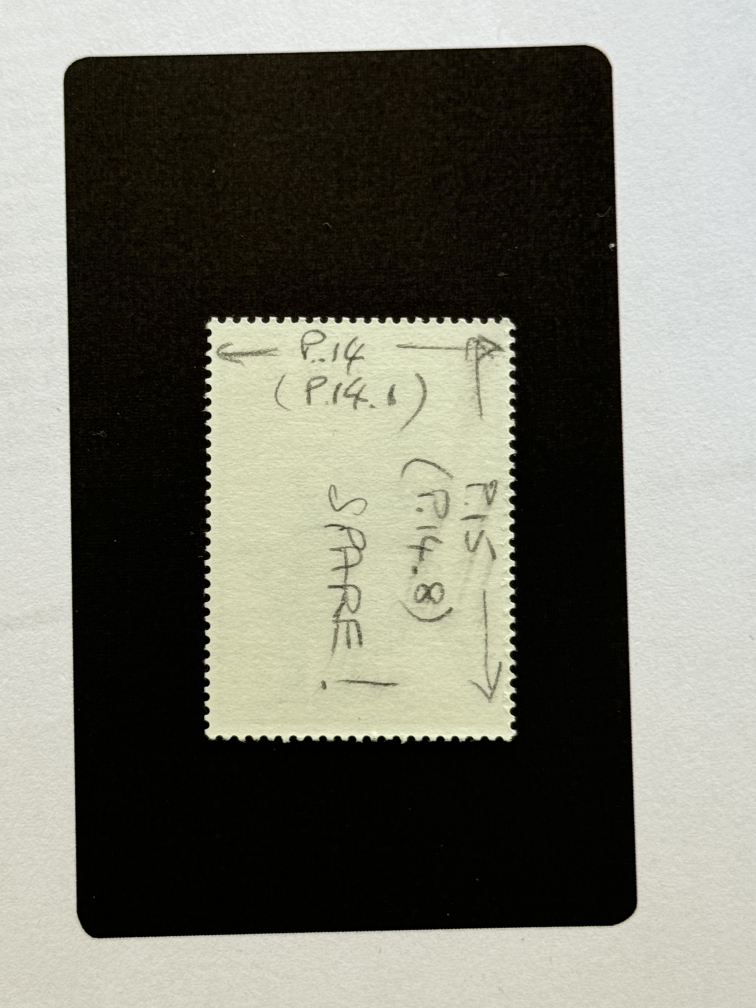
#> input picture input_pic/5553.jpeg, 3024 x 4032 px (shown at 1/4 size)
$ python detect1.py
#> lines starting #> are read from the running program, lines starting #| are printed output that depends on the picture; after the words box and inside, x2 and y2 are one past the last pixel; in counts of white or black regions, pixels touching at a corner belong together
import cv2
import numpy as np
import matplotlib.pyplot as plt
from collections import Counter


ideal_width = 53.98
ideal_height = 85.6
width = 1200
height = 968

def swap(a, b):
    return b, a
# [10 lines of commented-out code are left out]

def completeList(nums, tolerance=0.2):
    newPosList = []
    # Calculate the gaps between consecutive numbers
    gaps = [nums[i+1] - nums[i] for i in range(len(nums) - 1)]

    # Determine the average gap
    average_gap = sum(gaps) / len(gaps)

    # Define a threshold for what we consider similar gaps
    threshold = average_gap * tolerance

    # Identify irregular gaps
    irregular_indices = [i for i, gap in enumerate(gaps) if abs(gap - average_gap) > threshold]

    modified_list = nums.copy()

    # Handle each irregular gap
    for idx in irregular_indices[::-1]:  # reverse to handle indices correctly after modifications
        if gaps[idx] > average_gap + threshold:
            # Calculate how many numbers to add
            n = int(round(gaps[idx] / average_gap))
            for j in range(1, n):
                new_num = nums[idx] + j * average_gap
                modified_list.insert(idx + j, new_num)
                newPosList.append(new_num)
        # elif gaps[idx] < average_gap - threshold:
        #     # Remove the smaller gap number
        #     modified_list.pop(idx + 1)

    return modified_list, newPosList

def custom_round(a):
    # Calculate the remainder when divided by 0.25
    remainder = a % 0.25
    if remainder == 0:
        return a
    # Determine if we need to round up or down
    if remainder < 0.125:
        return a - remainder
    else:
        return a + (0.25 - remainder)

def findPerforationPerLength(perfor_list, pixel_per_1cm):
    cntList = []
    for i in np.arange(perfor_list[0], perfor_list[-1]+ 0.1 - pixel_per_1cm, 0.1):
        cnt = 0
        for j in perfor_list:
            if i<= j <= i+pixel_per_1cm:
                cnt += 1
        cntList.append(cnt)
    if len(cntList) > 2:
        greatest = max(cntList)
        cntList.remove(greatest)
        smallest = min(cntList)
        cntList.remove(smallest)

    average = sum(cntList)/len(cntList)
    return average


def getPerforationNum(input_image):
#> called with input_image = 'input_pic/5553.jpeg'
    if isinstance(input_image, str):
        image = cv2.imread(input_image)
#> image is the input picture: shape (4032, 3024, 3); mean B, G, R 106.7, 117.2, 117.5
    elif isinstance(input_image, np.ndarray):
        image = input_image

    # Step 2: Preprocess the image
    gray = cv2.cvtColor(image, cv2.COLOR_BGR2GRAY)
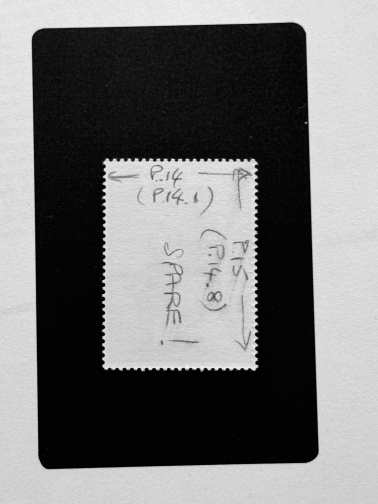
#> gray: shape (4032, 3024) (shown at 1/8 size); min 0, max 253, mean 116.2
    denoised_image = cv2.GaussianBlur(gray, (5,5), 0)
    # denoised_image = cv2.medianBlur(gray, 5)
    denoised_image = cv2.bilateralFilter(denoised_image, d=9, sigmaColor=75, sigmaSpace=75)  # Adjust parameters as needed
    # denoised_image = cv2.fastNlMeansDenoising(denoised_image, None, 100, 10, 21)
    _, binary_image = cv2.threshold(denoised_image, 70, 255, cv2.THRESH_BINARY_INV)
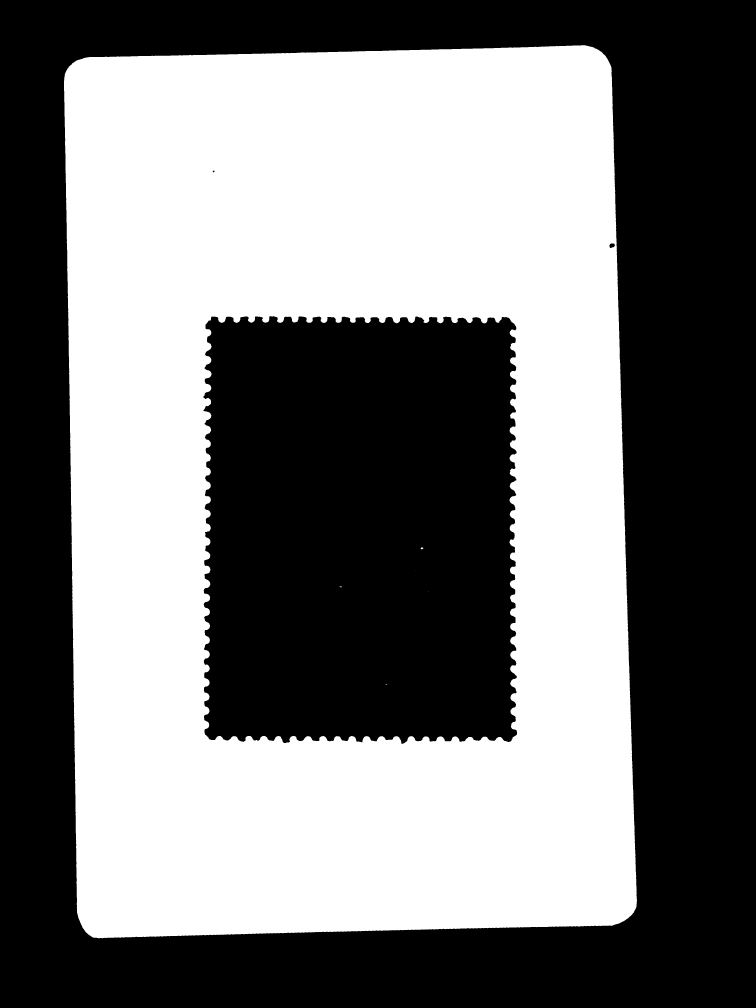
#> binary_image: shape (4032, 3024) (shown at 1/4 size); 47% white; 6 white regions (3 under 20 px), largest, box (x1, y1, x2, y2) and area: (256, 181, 2548, 3753) 5729142, (1683, 2190, 1694, 2197) 58, (1356, 2346, 1368, 2349) 25
    kernel = cv2.getStructuringElement(cv2.MORPH_RECT, (5, 5))
    # Apply opening (erosion followed by dilation)
    opened_image = cv2.morphologyEx(binary_image, cv2.MORPH_OPEN, kernel)
#> opened_image: shape (4032, 3024); 47% white; 2 white regions
    # Step 3: Detect the rotated rectangular area
    contours, _ = cv2.findContours(opened_image, cv2.RETR_LIST, cv2.CHAIN_APPROX_SIMPLE)
#> contours = 5 contours; box (x1, y1, x2, y2) and area: (256, 181, 2548, 3753) 7772248, (812, 1264, 2069, 2976) 2052658, (2437, 973, 2460, 993) 328, (850, 681, 859, 690) 46, (1684, 2190, 1692, 2197) 38

    contours = sorted(contours, key=cv2.contourArea, reverse=True)
    black_contour =contours[0]
#> black_contour = contour of 1511 points, box (x1, y1, x2, y2) (256, 181, 2548, 3753), area 7772248
    blackrect =cv2.minAreaRect(black_contour)
#> blackrect = ((1386.9, 1965.4), (2239.8, 3524), -1.4)
    blackbox = cv2.boxPoints(blackrect)
#> blackbox = [[310.3, 3754.1], [224.3, 231.2], [2463.5, 176.6], [2549.5, 3699.5]]
    blackbox = np.intp(blackbox)
#> blackbox = [[310, 3754], [224, 231], [2463, 176], [2549, 3699]]
    stamp_contour = contours[1]
#> stamp_contour = contour of 3663 points, box (x1, y1, x2, y2) (812, 1264, 2069, 2976), area 2052658
    stamp_rect = cv2.minAreaRect(stamp_contour)
#> stamp_rect = ((1439.9, 2119.4), (1254.9, 1711.5), -0.0512)
    box = cv2.boxPoints(stamp_rect)
#> box = [[813.2, 2975.7], [811.7, 1264.2], [2066.5, 1263.1], [2068, 2974.6]]
    stamp_box = np.intp(box)
#> stamp_box = [[813, 2975], [811, 1264], [2066, 1263], [2068, 2974]]

    # Step 4: Correct the orientation of the stamp
    black_width = int(blackrect[1][0])
#> black_width = 2239
    black_height = int(blackrect[1][1])
#> black_height = 3523
    if black_width > black_height:
        black_width, black_height = swap(black_width, black_height)
    stamp_width = int(stamp_rect[1][0])
#> stamp_width = 1254
    stamp_height = int(stamp_rect[1][1])
#> stamp_height = 1711
    src_pts = box.astype("float32")
#> src_pts has the same summary as box
    dst_pts = np.array([[0, stamp_height-1],
                        [0, 0],
                        [stamp_width-1, 0],
                        [stamp_width-1, stamp_height-1]], dtype="float32")
#> dst_pts = [[0, 1710], [0, 0], [1253, 0], [1253, 1710]]
    M = cv2.getPerspectiveTransform(src_pts, dst_pts)
#> M = [[0.999, -0.000893, -809.3], [0.000894, 0.999, -1263.9], [-5.68e-11, 1.02e-13, 1]]
    gray_warped = cv2.warpPerspective(opened_image, M, (stamp_width,stamp_height))
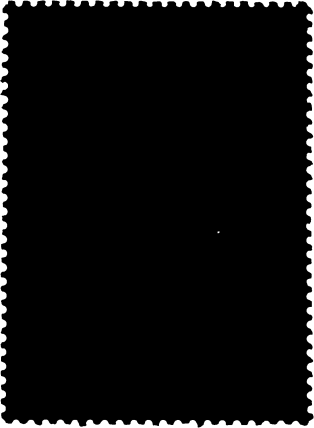
#> gray_warped: shape (1711, 1254) (shown at 1/4 size); min 0, max 255, mean 12.1
    if stamp_width > stamp_height:
        gray_warped = cv2.rotate(gray_warped, cv2.ROTATE_90_CLOCKWISE)
        stamp_width, stamp_height = swap(stamp_width, stamp_height)
    # print(black_height, black_width, stamp_height, stamp_width)

    stamp_img = cv2.resize(gray_warped, (stamp_width, stamp_height))
    # warped = cv2.resize(warped, (1200, 968))
    # Step 5: Detect Perforations
    edges = cv2.Canny(stamp_img, 100, 200)
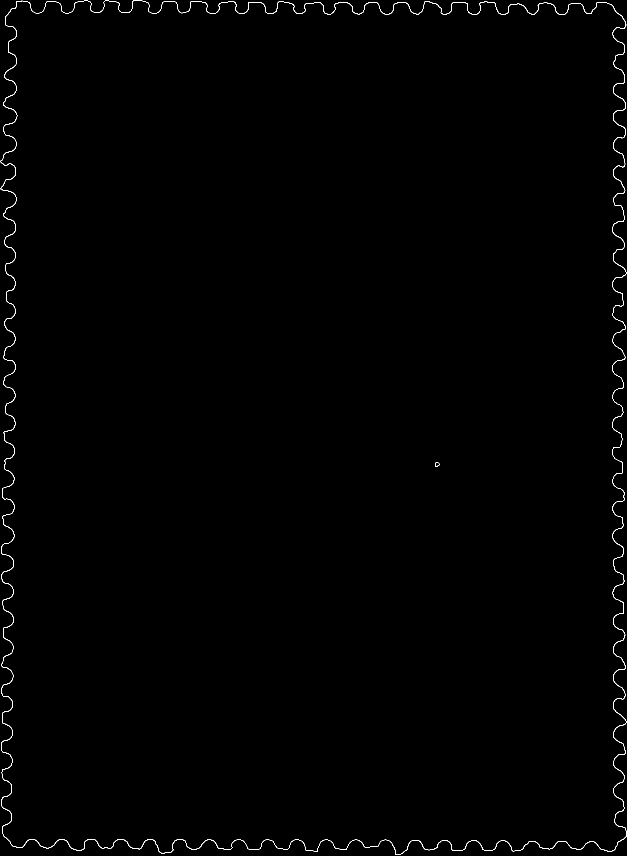
#> edges: shape (1711, 1254) (shown at 1/2 size); 0.46% white in thin lines or dots

    min_radius = 8
    max_radius = 22
    # Use HoughCircles to detect perforations
    circles = cv2.HoughCircles(edges, cv2.HOUGH_GRADIENT, dp=1.3, minDist=min_radius*2,
                            param1=200, param2=0.3, minRadius=min_radius, maxRadius=max_radius)
#> circles = 685 rows, first 8: [12.35, 398.4, 18.27], [887.2, 1694.5, 14.76], [104.6, 17.55, 16.45], [830, 1694.5, 16.06], [4.55, 1521.6, 18.27], [1242.1, 1411.1, 17.49], [593.4, 1694.5, 16.84], [11.05, 1408.5, 15.02]

    radius_cnt = 0
    radius_sum = 0
    if circles is not None:
        rad_circles = np.round(circles[0, :]).astype("int")
#> rad_circles = 685 rows, first 8: [12, 398, 18], [887, 1695, 15], [105, 18, 16], [830, 1695, 16], [5, 1522, 18], [1242, 1411, 17], [593, 1695, 17], [11, 1409, 15]
        for (x, y, r) in rad_circles:
            if x < max_radius*2.5 or x > width - max_radius*2.5 or y > height - max_radius*2.5 or y< max_radius*2.5:
                radius_sum += r
                radius_cnt += 1
#> this loop made 685 passes
#> (x, y, r, radius_sum) on passes 1 to 8: (12, 398, 18, 18), (887, 1695, 15, 33), (105, 18, 16, 49), (830, 1695, 16, 65), (5, 1522, 18, 83), (1242, 1411, 17, 100), (593, 1695, 17, 117), (11, 1409, 15, 132)
#> after the loop, radius_cnt = 684; radius_sum = 11349

        if radius_cnt == 0:
            return 0,0,0,0
        else:
            radius = int(radius_sum / radius_cnt + 1)
#> radius = 17
    else:
        return 0,0,0,0

    circles = cv2.HoughCircles(edges, cv2.HOUGH_GRADIENT, dp=1.3, minDist=int(radius*1.9),
                            param1=200, param2=0.3, minRadius=int(radius*0.3), maxRadius=int(radius*1.5))
#> circles = 289 rows, first 8: [8.45, 1351.3, 16.05], [104.6, 17.55, 16.44], [12.35, 845.6, 16.31], [830, 1694.5, 16.05], [1.95, 1633.4, 19.3], [4.55, 1521.6, 18.26], [1242.1, 1411.1, 17.48], [858.6, 1678.9, 19.43]

    top_cnt = 0
    left_cnt = 0
    right_cnt = 0
    bottom_cnt = 0
    top_x_list = []
    bottom_x_list = []
    left_y_list = []
    right_y_list = []
    if circles is not None:
        circles = np.round(circles[0, :]).astype("int")
#> circles = 289 rows, first 8: [8, 1351, 16], [105, 18, 16], [12, 846, 16], [830, 1695, 16], [2, 1633, 19], [5, 1522, 18], [1242, 1411, 17], [859, 1679, 19]
        for (x, y, r) in circles:

            if not (x >= 0 and x < stamp_width and y >=0 and y < stamp_height):
                continue
            if gray_warped[y, x] <= 70:
                continue

            if y < radius*2.5:
                flag = False
                for x1 in top_x_list:
                    if abs(x1 - x) < radius*2:
                        flag = True
                        break
                if flag:
                    continue
                if x > radius*2.7 and x < stamp_width - radius*2.7:
                    top_x_list.append(x)
                    cv2.circle(stamp_img, (x, y), r, (0, 255, 0), 2)

            if x < radius*2.5:
                flag = False
                for y1 in left_y_list:
                    if abs(y1 - y) < radius*1.9:
                        flag = True
                        break
                if flag:
                    continue
                if y > radius*2.7 and y < stamp_height - radius*2.7:
                    left_y_list.append(y)
                    cv2.circle(stamp_img, (x, y), r, (0, 255, 0), 2)

            if y > stamp_height - radius*2.5:
                flag = False
                for x1 in bottom_x_list:
                    if abs(x1 - x) < radius*2:
                        flag = True
                        break
                if flag:
                    continue
                if x > radius*2.7 and x < stamp_width - radius*2.7:
                    bottom_x_list.append(x)
                    cv2.circle(stamp_img, (x, y), r, (0, 255, 0), 2)

            if x > stamp_width - radius*2.5:
                flag = False
                for y1 in right_y_list:
                    if abs(y1 - y) < radius*2:
                        flag = True
                        break
                if flag:
                    continue
                if y > radius*2.7 and y < stamp_height - radius*2.7:
                    right_y_list.append(y)
                    cv2.circle(stamp_img, (x, y), r, (0, 255, 0), 2)
#> this loop made 289 passes
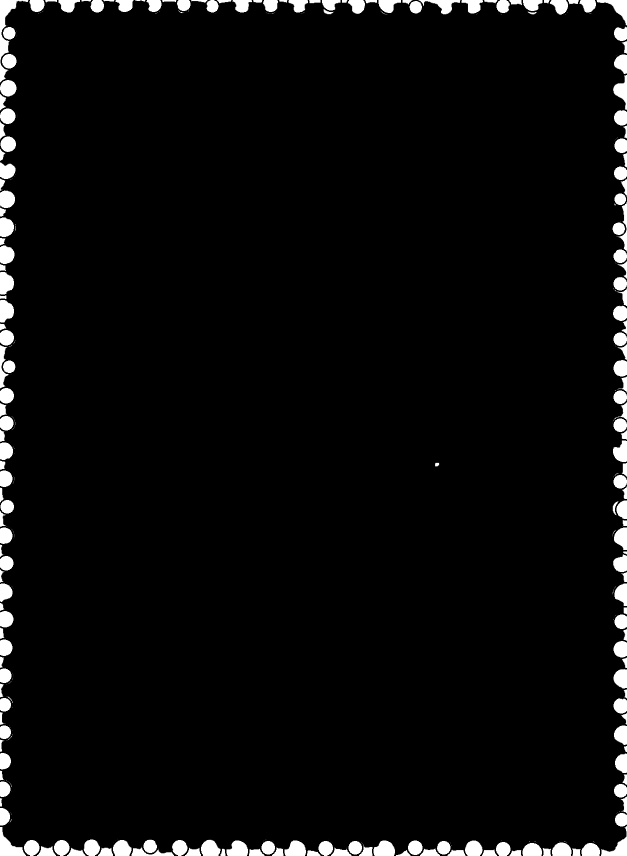
#> stamp_img: shape (1711, 1254) (shown at 1/2 size); 0.72% of pixels changed, all inside (x1, y1, x2, y2) = (0, 0, 1254, 1711)
#> after the loop, bottom_x_list = [830, 359, 123, 474, 947, 651, 768, 1064, 887, 1006, 590, 63, 536, 710, 300, 1123, 183, 421, 244, 1181]; left_y_list = 29 values, max 1633 at index 2, min 66 at index 21, mean 846.9; right_y_list = 28 values, max 1639 at index 18, min 66 at index 25, mean 874.5; top_x_list = [307, 367, 194, 1006, 831, 249, 73, 424, 779, 484, 712, 1175, 541, 1117, 944, 596, 138, 1065, 662]


        modified_List, newPosList = completeList(sorted(top_x_list))
#> in completeList, `gaps = [nums[i+1] - nums[i] for i in range(len(nums) - 1)]`: gaps = [65, 56, 55, 58, 60, 57, 60, 57, 55, 66, 50, 67, 52, 113, 62, 59, 52, 58]
#> in completeList, `average_gap = sum(gaps) / len(gaps)`: average_gap = 61.22
#> in completeList, `threshold = average_gap * tolerance`: threshold = 12.24
#> in completeList, `irregular_indices = [i for i, gap in enumerate(gaps) if abs(gap - aver..`: irregular_indices = [13]
#> in completeList, `modified_list = nums.copy()`: modified_list = [73, 138, 194, 249, 307, 367, 424, 484, 541, 596, 662, 712, 779, 831, 944, 1006, 1065, 1117, 1175]
#> the loop in completeList, `for idx in irregular_indices[::-1]:` made 1 pass
#> (idx, n) on pass 1: (13, 2)
#> after the loop in completeList, `for idx in irregular_indices[::-1]:`: modified_list = [73, 138, 194, 249, 307, 367, 424, 484, 541, 596, 662, 712, 779, 831, 892.2, 944, 1006, 1065, 1117, 1175]; newPosList = [892.2]
#> modified_List has the same summary as modified_list in completeList; newPosList = [892.2]
        for pos in newPosList:
            cv2.circle(stamp_img, (radius, int(pos)), radius, (0, 255),2)
#> this loop made 1 pass
#> stamp_img: shape (1711, 1254); 0.01% of pixels changed, all inside (x1, y1, x2, y2) = (0, 876, 26, 911)
        top_cnt = len(modified_List)
#> top_cnt = 20
        top_x_list = sorted(modified_List)
#> top_x_list has the same summary as modified_list in completeList

        modified_List, newPosList = completeList(sorted(bottom_x_list))
#> modified_List = [63, 123, 183, 244, 300, 359, 421, 474, 536, 590, 651, 710, 768, 830, 887, 947, 1006, 1064, 1123, 1181]; newPosList = []
        for pos in newPosList:
            cv2.circle(stamp_img, (width - radius, int(pos)), radius, (0, 255),2)
#> this loop made 0 passes
        bottom_cnt = len(modified_List)
#> bottom_cnt = 20
        bottom_x_list = sorted(modified_List)
#> bottom_x_list has the same summary as modified_List

        modified_List, newPosList = completeList(sorted(right_y_list))
#> modified_List = 29 values from 66 to 1639; newPosList = [186.3]
        for pos in newPosList:
            cv2.circle(stamp_img, (int(pos), radius), radius, (0, 255), 2)
#> this loop made 1 pass
#> stamp_img: shape (1711, 1254); min 0, max 255, mean 10.5
        right_cnt = len(modified_List)
#> right_cnt = 29
        right_y_list = sorted(modified_List)
#> right_y_list = 29 values from 66 to 1639

        modified_List, newPosList = completeList(sorted(left_y_list))
#> modified_List = 29 values from 66 to 1633; newPosList = []
        for pos in newPosList:
            cv2.circle(stamp_img, (int(pos), height - radius), radius, (0, 255),2)
        left_cnt = len(modified_List)
#> left_cnt = 29
        left_y_list = sorted(modified_List)
#> left_y_list = 29 values from 66 to 1633

        # [14 lines of commented-out code are left out]
        pixel_per_mm = black_width / ideal_width
#> pixel_per_mm = 41.48
        pixel_per_2cm = pixel_per_mm * 10
#> pixel_per_2cm = 414.8

        # print(top_x_list, bottom_x_list, left_y_list, right_y_list)
        num_per_top = findPerforationPerLength(top_x_list, pixel_per_2cm)
#> num_per_top = 7.13
        num_per_bottom =findPerforationPerLength(bottom_x_list, pixel_per_2cm)
#> num_per_bottom = 7.06
        num_per_right = findPerforationPerLength(right_y_list, pixel_per_2cm)
#> num_per_right = 7.39
        num_per_left = findPerforationPerLength(left_y_list, pixel_per_2cm)
#> num_per_left = 7.39


        # [8 lines of commented-out code are left out]

        return custom_round(min(num_per_top, num_per_bottom)*2), custom_round(min(num_per_top, num_per_bottom)*2), custom_round(min(num_per_left, num_per_right)*2),custom_round(min(num_per_left, num_per_right)*2)
    else:
        # print("Can not find perforation")
        return None


print(getPerforationNum("input_pic/5553.jpeg"))
